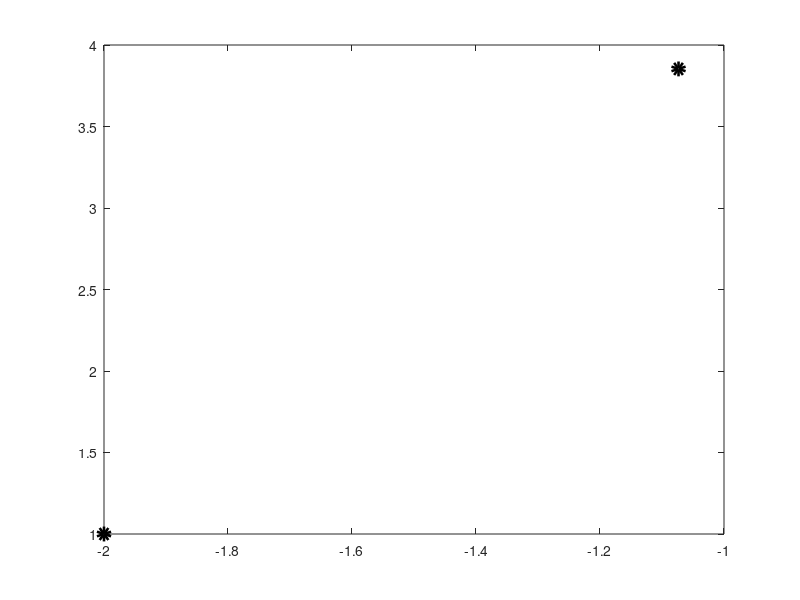

This figure's MATLAB source: (Note: this script raises an error after producing the figure.)
% ME 639: Introduction to robotics
% Assignment 3: Problem 1
%               28 August 2018
%
% Author: Shail Jadav 18310039
% a. Formulate the forward kinematics transformation to calculate the end-effector position
%    and orientation.
% b. Program to solve for any two cases, assume L 1 = 4m, L 2 = 3m and L 3 = 2m.
%% Initialization
clear 
close all
clc
 
%% Input cordinates and Phi
X =-2;
Y = 3;
phi = 90;

link1 =4; %link1 length
link2 =3; %link2 length
link3 =2; %link3 length


%% Inverse kinematics calculations
phi = deg2rad(phi);

nx = X - link3*cos(phi); %Calculations for nx and ny
ny = Y - link3*sin(phi);

delta = nx^2 + ny^2;     %calculations for theta2
c2 = ( delta -link1^2 -link2^2)/(2*link1*link2);
s2 = sqrt(1-c2^2);
if(imag(s2) ~= 0)
    error('The given point cannot be reached please try diffrent value') 
end
theta_2 = atan2(s2, c2);

s1 = ((link1+link2*c2)*ny - link2*s2*nx)/delta; %calculation for theta1
c1 = ((link1+link2*c2)*nx + link2*s2*ny)/delta;
theta_1 = atan2(s1,c1);


theta_3 = phi-theta_1-theta_2;  %calculation for theta3

%% Dispaly the results
fprintf('The theta1 = %f  theta2 = %f  theta3 = %f ' ,theta_1*(180/pi),theta_2*(180/pi),theta_3*(180/pi))


%% Validation by forward kinematics
theta1=theta_1;
theta2=theta_2;
theta3=theta_3;

link1=4;
link2=3;
link3=2;

%% Homogeneus transformation matrix
H01 = [cos(theta1) -sin(theta1) 0 link1*cos(theta1);sin(theta1) cos(theta1) 0 link1*sin(theta1);0 0 1 0;0 0 0 1]; %Frame 0 to 1 tranformation
H12 = [cos(theta2) -sin(theta2) 0 link2*cos(theta2);sin(theta2) cos(theta2) 0 link2*sin(theta2);0 0 1 0;0 0 0 1]; %Frame 1 to 2 tranformation
H23 = [cos(theta3) -sin(theta3) 0 link3*cos(theta3);sin(theta3) cos(theta3) 0 link3*sin(theta3);0 0 1 0;0 0 0 1]; %Frame 2 to 3 tranformation

H03=H01*H12*H23;  %Frame 0 to 3 tranformation
H02=H01*H12;      %Frame 0 to 2 tranformation     
H01=H01;          %Frame 0 to 1 tranformation



%% Display The results


O=[0,0];                   %Joint 1 position
P1=[H01(1,4) H01(2,4)];    %Joint 2 position
P2=[H02(1,4) H02(2,4)];    %Joint 3 position
P3=[H03(1,4) H03(2,4)];    %End effector position

Orn= atan2(H03(2,1),H03(1,1));  %Orientation of end effector
Orn=(Orn)*(180/pi);
%% Plot results of Forward kinematics
figure
plot(P1(1),P1(2),'ok','LineWidth',5)
hold on
plot(P2(1),P2(2),'ok','LineWidth',5)
plot(P3(1),P3(2),'mX','LineWidth',10)
plot(0,0,'ok','LineWidth',10)
xlim([-10 10])
ylim([-10 10])
grid minor
plot([0 P1(1)], [0 P1(2)],'r','LineWidth',5)
plot([P1(1) P2(1)], [P1(2) P2(2)],'b','LineWidth',5)
plot([P2(1) P3(1)], [P2(2) P3(2)],'g','LineWidth',5)
title('3 DOF planar serial manipulator')
xlabel('X axis (m)')
ylabel('Y axis (m)')
set(gca,'FontSize',18)


